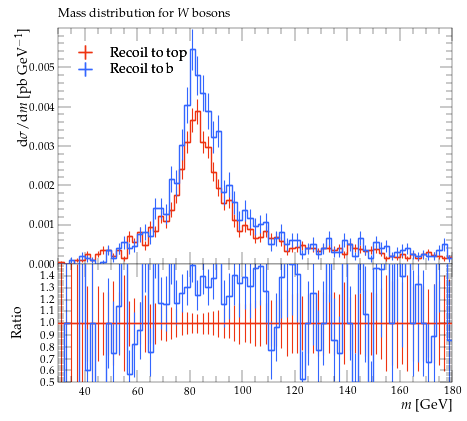

Reproduce this figure in Python.
#! /usr/bin/env python

# This Python script was auto-generated using YODA v2.0.2.
# Analysis object: /MC_TTBAR/onelep_W_mass
# Timestamp: 31-07-2026 (12:23:21)

import matplotlib as mpl
import matplotlib.pyplot as plt
mpl.use('Agg') # comment out for interactive use
import os
import numpy as np

plotDir = os.path.split(os.path.realpath(__file__))[0]
if 'YODA_USER_PLOT_PATH' in globals():
    plot_outdir = globals()['YODA_USER_PLOT_PATH']
else:
    plot_outdir = plotDir

#plot style
plt.style.use(os.path.join(plotDir, '../default.mplstyle'))
# plot metadata
figW, figH = plt.rcParams['figure.figsize']
ax_xLabel = r'$m$ [GeV]'
ax_yLabel = r'$\mathrm{d}\sigma/\mathrm{d}m$ [pb GeV$^{-1}$]'
ax_title  = r'Mass distribution for $W$ bosons'
ax_xScale = 'linear'
ax_yScale = 'linear'
xLims = (30.0, 180.0)
yLims = (0.0, 0.0059987565)

# TeX-friendly labels for the legend
labels = {
    'legend' : ([ r"Recoil to top", r"Recoil to b" ], r""),
}

# Adjust canvas width and height
canvasW = 10.0
canvasH = 9.0
figW *= canvasW/10.
figH *= canvasH/9.

# Create figure and axis objects
fig, (ax, ratio0_ax) = plt.subplots(2, 1, sharex=True,
                  figsize=(figW,figH), gridspec_kw={'height_ratios': (6.0, 3.0)})

# Set figure margins
plt.subplots_adjust(
    left   = 1.0 * plt.rcParams['figure.subplot.left'],
    right  = 1.0 * plt.rcParams['figure.subplot.right'],
    top    = 1.0 * plt.rcParams['figure.subplot.top'],
    bottom = 1.0 * plt.rcParams['figure.subplot.bottom'])

ratio0_ax.yaxis.set_major_locator(mpl.ticker.MultipleLocator(0.1))
ratio0_ax.set_ylim(0.5, 1.4999)
ratio0_ax.set_ylabel('Ratio')

# the numerical data is stored in a separate file
dataf = dict()
prefix = os.path.split(__file__)[0]
if prefix:    prefix = prefix + '/'
exec(open(prefix+'onelep_W_mass__data.py').read(), dataf)


legend_handles = dict() # keep track of handles for the legend

# style options for curves
# starts at zorder>=5 to draw curve on top of legend
styles = {
  'recoil_t': {
    'color' : '#EE3311',
    'linestyle' : '-',
    'linewidth' : 1,
    'marker' : 'none',
    'markersize' : 2,
    'capsize' : 0.0,
    'zorder' : 5,
    'histstyle' : 1,
    'drawstyle' : 'steps-pre',
    'xerrorbars' : 1,
    'yerrorbars' : 1,
    'fillcolor' : None,
    'fillopacity' : 1.0,
    'ratio0_linestyle' : '-',
    'ratio0_linewidth' : 1,
    'ratio0_marker' : 'none',
    'ratio0_markersize' : 2,
    'ratio0_capsize' : 0.0,
    'ratio0_zorder' : 5,
    'ratio0_histstyle' : 1,
    'ratio0_drawstyle' : 'steps-pre',
    'ratio0_xerrorbars' : 1,
    'ratio0_yerrorbars' : 1,
  },
  'recoil_b': {
    'color' : '#3366FF',
    'linestyle' : '-',
    'linewidth' : 1,
    'marker' : 'none',
    'markersize' : 2,
    'capsize' : 0.0,
    'zorder' : 6,
    'histstyle' : 1,
    'drawstyle' : 'steps-pre',
    'xerrorbars' : 1,
    'yerrorbars' : 1,
    'fillcolor' : None,
    'fillopacity' : 1.0,
    'ratio0_linestyle' : '-',
    'ratio0_linewidth' : 1,
    'ratio0_marker' : 'none',
    'ratio0_markersize' : 2,
    'ratio0_capsize' : 0.0,
    'ratio0_zorder' : 6,
    'ratio0_histstyle' : 1,
    'ratio0_drawstyle' : 'steps-pre',
    'ratio0_xerrorbars' : 1,
    'ratio0_yerrorbars' : 1,
  },
}

# curve from input yoda files in main panel
for label, yvals in dataf['yvals'].items():
    if all(np.isnan(v) for v in dataf['yvals'][label]):
        continue
    tmp = None
    if styles[label]['histstyle']: # draw as histogram
        xpos = dataf['xedges'][label] if styles[label]['drawstyle'] else dataf['xpoints'][label]
        ypos = np.insert(yvals, 0, yvals[0]) if styles[label]['drawstyle'] else yvals
        if styles[label]['fillcolor']: # fill area below curve
            ax.fill_between(xpos, ypos, step='pre',
                            color=styles[label]['fillcolor'],
                            alpha=styles[label]['fillopacity'])
        tmp, = ax.plot(xpos, ypos,
                       color=styles[label]['color'],
                       linestyle=styles[label]['linestyle'],
                       linewidth=styles[label]['linewidth'],
                       drawstyle=styles[label]['drawstyle'], solid_joinstyle='miter',
                       zorder=styles[label]['zorder'], label=label)
    tmp = ax.errorbar(dataf['xpoints'][label], yvals,
                      xerr=np.array(dataf['xerrs'][label])*styles[label]['xerrorbars'],
                      yerr=np.array(dataf['yerrs'][label])*styles[label]['yerrorbars'],
                      fmt=styles[label]['marker'], capsize=styles[label]['capsize'],
                      markersize=styles[label]['markersize'],
                      ecolor=styles[label]['color'],
                      color=styles[label]['color'], zorder=styles[label]['zorder'])
    tmp[-1][0].set_linestyle(styles[label]['linestyle'])
    tmp[-1][0].set_linewidth(styles[label]['linewidth'])
    if label in dataf['add_legend_handle']:  legend_handles[label] = tmp
    for varLabel in dataf['variation_yvals'].keys():
        if varLabel.startswith(label):
            tmp, = ax.plot(dataf['xedges'][label], dataf['variation_yvals'][varLabel],
                           color=styles[label]['color'],
                           linestyle=styles[label]['linestyle'],
                           linewidth=styles[label]['linewidth'],
                           drawstyle='steps-pre', solid_joinstyle='miter',
                           zorder=styles[label]['zorder'], alpha=0.5)


# plots on ratio panel
# curve from input yoda files in ratio panel
for label, yvals in dataf['ratio0_yvals'].items():
    if all(np.isnan(v) for v in yvals):
        continue
    if styles[label]['ratio0_histstyle']: # plot as histogram
        xpos = dataf['xedges']['recoil_t'] if styles[label]['ratio0_drawstyle'] else dataf['xpoints']['recoil_t']
        ypos = np.insert(yvals, 0, yvals[0]) if styles[label]['ratio0_drawstyle'] else yvals
        ratio0_ax.plot(xpos, ypos,
                       color=styles[label]['color'],
                       linewidth=styles[label]['linewidth'],
                       linestyle=styles[label]['ratio0_linestyle'],
                       drawstyle=styles[label]['ratio0_drawstyle'], zorder=styles[label]['zorder'],
                       solid_joinstyle='miter')
    tmp = ratio0_ax.errorbar(dataf['xpoints']['recoil_t'], yvals,
                             xerr=np.array(dataf['ref_xerrs'])*styles[label]['ratio0_xerrorbars'],
                             yerr=np.array(dataf['ratio0_yerrs'][label])*styles[label]['ratio0_yerrorbars'],
                             fmt=styles[label]['ratio0_marker'], capsize=styles[label]['ratio0_capsize'],
                             markersize=styles[label]['ratio0_markersize'],
                             ecolor=styles[label]['color'],
                             color=styles[label]['color'])
    tmp[-1][0].set_linestyle(styles[label]['ratio0_linestyle'])
    tmp[-1][0].set_linewidth(styles[label]['ratio0_linewidth'])

    for varlabel in dataf['ratio0_variation_vals'].keys():
        if varlabel.startswith(label):
            ratio0_ax.plot(dataf['xedges']['recoil_t'],
                            dataf['ratio0_variation_vals'][varlabel],
                            color=styles[label]['color'],
                            linestyle=styles[label]['linestyle'],
                            linewidth=styles[label]['linewidth'],
                            drawstyle='steps-pre', solid_joinstyle='miter',
                            zorder=1, alpha=0.5)

legend_items = list(legend_handles.values())
ax.add_artist(ax.legend(legend_items,
                        labels['legend'][0],
                        title=labels['legend'][1],
                        alignment='left',
                        loc='upper left',
                        bbox_to_anchor=(0.0, 0.97)))

# set plot metadata as defined above
ratio0_ax.set_xlabel(ax_xLabel)
ratio0_ax.xaxis.set_label_coords(1., -0.15)
ax.set_ylabel(ax_yLabel, ha='right', va='top')
ax.yaxis.set_label_coords(-0.11, 1.0)
ax.set_title(ax_title, loc='left')
ax.set_xscale(ax_xScale)
ax.set_yscale(ax_yScale)
ax.set_xlim(xLims)
ax.set_ylim(yLims)

# tick formatting
plt.rcParams['xtick.top'] = True
plt.rcParams['ytick.right'] = True
fig.align_ylabels((ax, ratio0_ax))
plt.savefig(os.path.join(plot_outdir, 'onelep_W_mass.pdf'), format='PDF')
plt.savefig(os.path.join(plot_outdir, 'onelep_W_mass.png'), format='PNG')

plt.close(fig)
